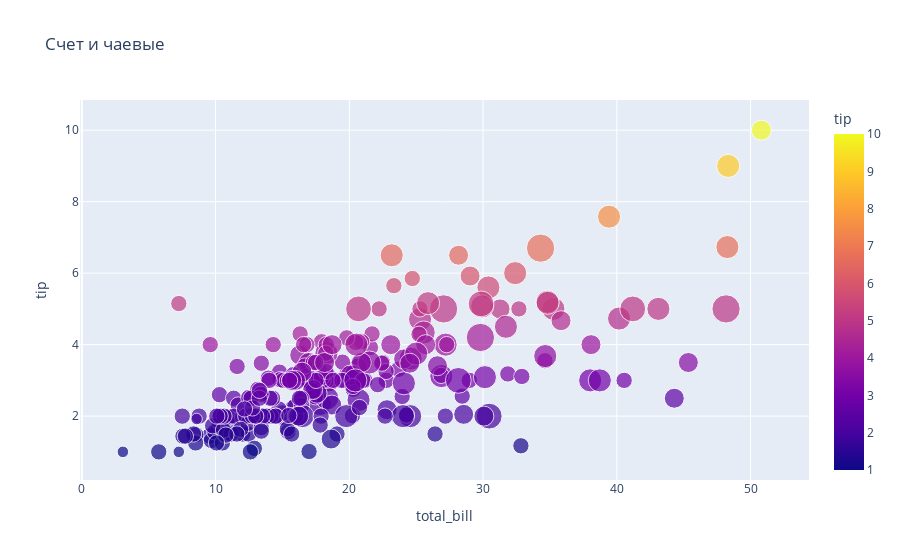

Notebook code cell kept with this figure:
### Code cell
px.scatter(df,x='total_bill',y='tip',color='tip',size='size',title='Счет и чаевые')

### Figure 1 — Plotly figure (JSON) as saved in the notebook; plotly's stock layout.template omitted (floating-point values rounded to 4 significant figures; data arrays with more than 128 entries replaced by an {"elided": "..."} marker saying what was removed)
{"data": [{"hovertemplate": "total_bill=%{x}<br>tip=%{marker.color}<br>size=%{marker.size}<extra></extra>", "legendgroup": "", "marker": {"color": {"elided": "244 float values"}, "coloraxis": "coloraxis", "size": {"elided": "244 int values"}, "sizemode": "area", "sizeref": 0.015, "symbol": "circle"}, "mode": "markers", "name": "", "orientation": "v", "showlegend": false, "type": "scatter", "x": {"elided": "244 float values"}, "xaxis": "x", "y": {"elided": "244 float values"}, "yaxis": "y"}], "layout": {"coloraxis": {"colorbar": {"title": {"text": "tip"}}, "colorscale": [[0, "#0d0887"], [0.1111, "#46039f"], [0.2222, "#7201a8"], [0.3333, "#9c179e"], [0.4444, "#bd3786"], [0.5556, "#d8576b"], [0.6667, "#ed7953"], [0.7778, "#fb9f3a"], [0.8889, "#fdca26"], [1, "#f0f921"]]}, "legend": {"itemsizing": "constant", "tracegroupgap": 0}, "title": {"text": "Счет и чаевые"}, "xaxis": {"anchor": "y", "domain": [0, 1], "title": {"text": "total_bill"}}, "yaxis": {"anchor": "x", "domain": [0, 1], "title": {"text": "tip"}}}}
